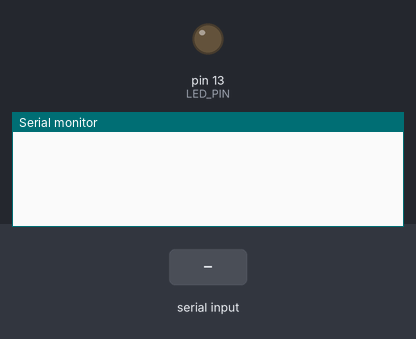
Recording of a sketch running on a simulated Arduino Uno, built with avr-gcc and run on an emulated ATmega328P. On the bench: output pins drawn as LEDs (lit = HIGH), the last lines printed to the serial monitor. The test bench sets the inputs (shaded band).

Above: at 1.2 s.
1.3 s: "powerOn" received over the second serial link
At 3.3 s:
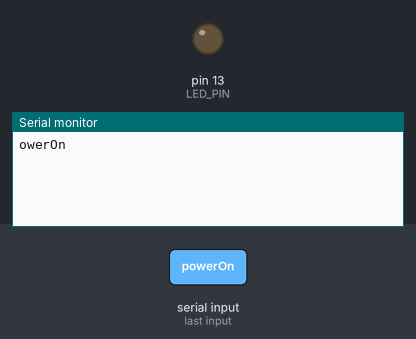
3.8 s: "powerOff" received over the second serial link
At 5.2 s:
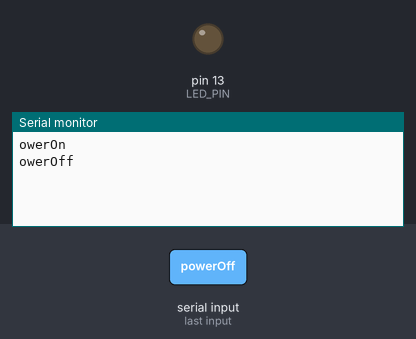

The sketch:

cc2451.ino
```cpp
#include <SoftwareSerial.h>

#define LED_PIN  13

SoftwareSerial bluetooth(10, 9); // RX, TX

void setup()
{
  // Start the hardware serial port
  Serial.begin(9600);
  pinMode(LED_PIN, OUTPUT); // onboard LED

  bluetooth.begin(9600);
}

void loop()
{
  bluetooth.listen();
  // while there is data coming in, read it
  // and send to the hardware serial port:
  while (bluetooth.available() > 0) {
    char inByte = bluetooth.read();
//    Serial.write(inByte);

    String recStr = bluetooth.readString();
    Serial.println(recStr);
    if (recStr == "powerOn"){
      digitalWrite(LED_PIN, HIGH);
    }else if(recStr == "powerOff"){
      digitalWrite(LED_PIN, LOW);
    }else{
      digitalWrite(LED_PIN, HIGH);

      if (recStr != "0"){
        if(recStr == "1"){
          //1h: 1*60*60*1000
          delay(10 * 1000); //10 sec
        }else if (recStr == "2"){
          //2h: 2*60*60*1000
          delay(20 * 1000); //20 sec
        }else if (recStr == "4"){
          //4h: 4*60*60*1000
          delay(40 * 1000); //40 sec
        }
        digitalWrite(LED_PIN, LOW);
      }
    }

  }

  // Read user input if available.
  if (Serial.available()){
    delay(10); // The DELAY!
    bluetooth.write(Serial.read());
  }
}
```

Measured:
- after the input at 1.3 s, the serial monitor: prints a new line after 1.0 s (image 1)
- after the input at 3.8 s, the serial monitor: prints a new line after 1.0 s (image 2)
